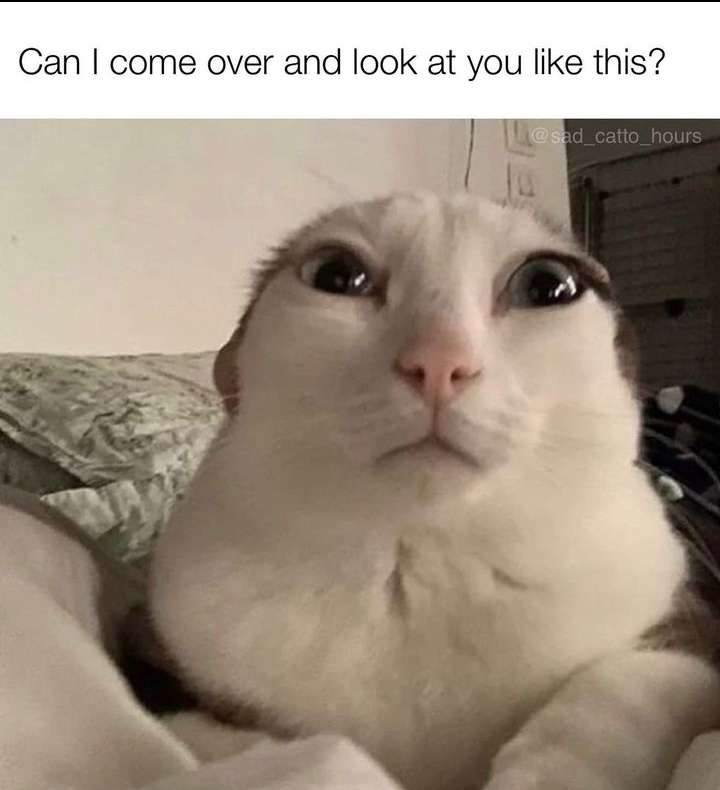
#> input picture filters/cart.jpg, 720 x 790 px
$ python sineCat.py
#> lines starting #> are read from the running program, lines starting #| are printed output that depends on the picture
from PIL import Image
import math

img = Image.open("cart.jpg")
#> img is the input picture: PIL image 720x790 RGB; mean R, G, B 161.1, 147.5, 133.1
img.thumbnail((250,250))
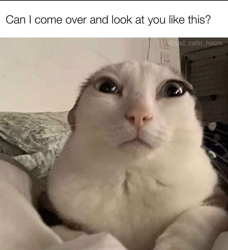
#> img: PIL image 228x250 RGB; mean R, G, B 161.1, 147.5, 133.1

img2 = Image.new("RGB", img.size)
#> img2: PIL image 228x250 RGB; every value is 0

for x in range(img.size[0]):
    for y in range(img.size[1]):
        color = img.getpixel((x,y))

        sined_red = 1 - int(math.sin(color[0]) * color[0]) #learned PIL library better here, syntax
        sined_green = 2 * int(math.sin(color[1]) * color[1])
        sined_blue = int(math.sin(color[2]) * color[2])     #
        sinedcolor = ((sined_red, sined_green, sined_blue))

        img2.putpixel((x,y), sinedcolor)
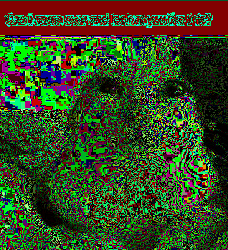
#> img2: PIL image 228x250 RGB; mean R, G, B 54.6, 71.7, 34.6

def spiral(image, density): #intended originally to spiral the image, but failed to get past distance function.
#> called with density = 3.14
    width, height = image.size
#> width = 228; height = 250

    max_radius = min(width, height) // 2
#> max_radius = 114

    something = True

    spiralImg = Image.new("RGB",(width, height))

    pixels = spiralImg.load()

    for x in range(width):
        for y in range(height):

            #angle of twist is based on density, but nonfunctional with respect to the distance from the center
            if(something):
                angle = density * (max_radius - min(abs(x - width * 2), abs(y - height // 2)))

            # [6 lines of commented-out code are left out]
            newX = int((x - width // 2) * angle / max_radius + width // 2)
            newY = int((y - height // 2) * angle / max_radius + height // 2)


            #copy pixel from original image
            if 0 <= newX < width and 0 <= newY < height:
                pixels[x,y] = image.getpixel((newX, newY))

    return spiralImg

def pixel_average(p):
  return int((p[0] + p[1] + p[2]) / 3) # (R+G+B)/3

def rainbow(image):
    for x in range(image.width):
        for y in range(image.height):
            pixel = image.getpixel((x,y))
            pixels_average = pixel_average(pixel)
            if pixels_average >= 150:
                image.putpixel((x,y), (x+100,y+100,203))
    return image

spiral(img, 3.14).show()
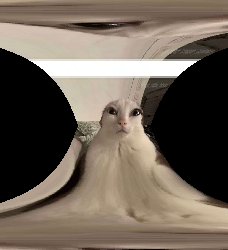
#> shown: PIL image 228x250 RGB; mean R, G, B 109.7, 98.5, 86.9

$ run again, with filters/cat.jpg copied over filters/cart.jpg
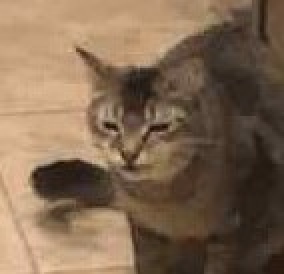
#> input picture filters/cat.jpg, 142 x 137 px (shown 2 times larger)
#> img is the input picture: PIL image 142x137 RGB; mean R, G, B 128.5, 104.2, 81.3
#> after the loop `for x in range(img.size[0]):`:
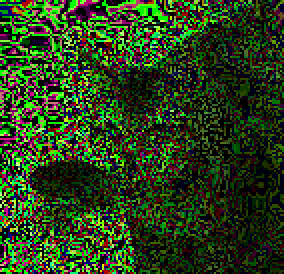
#> img2: PIL image 142x137 RGB (shown 2 times larger); mean R, G, B 40.9, 61.7, 25.4
#> `spiral(img, 3.14).show()`:
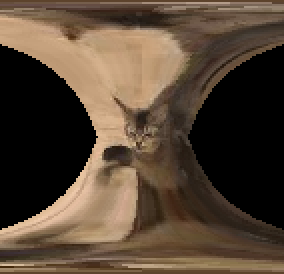
#> shown: PIL image 142x137 RGB (shown 2 times larger); mean R, G, B 86, 69.2, 53.3
